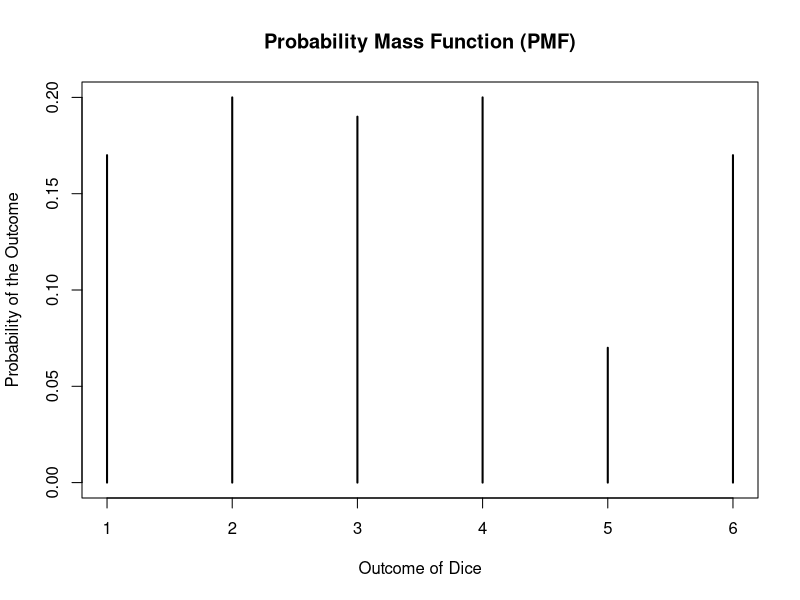
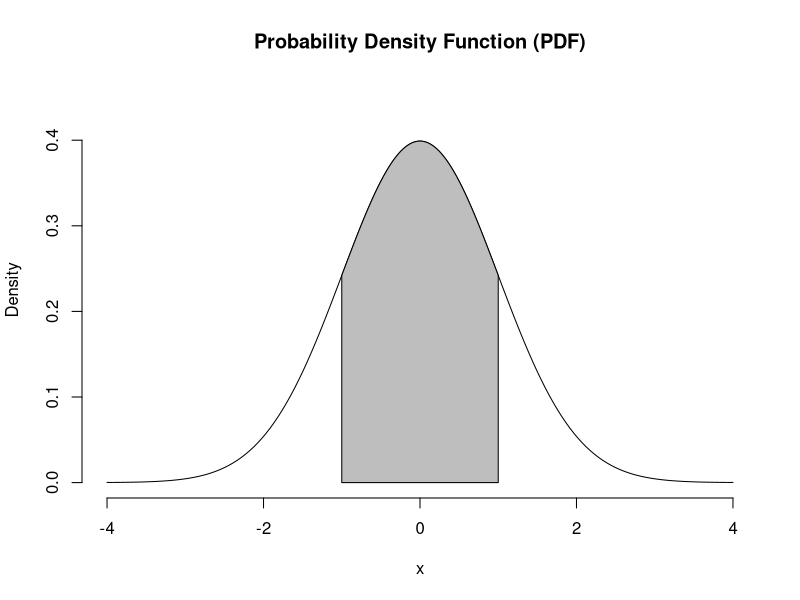
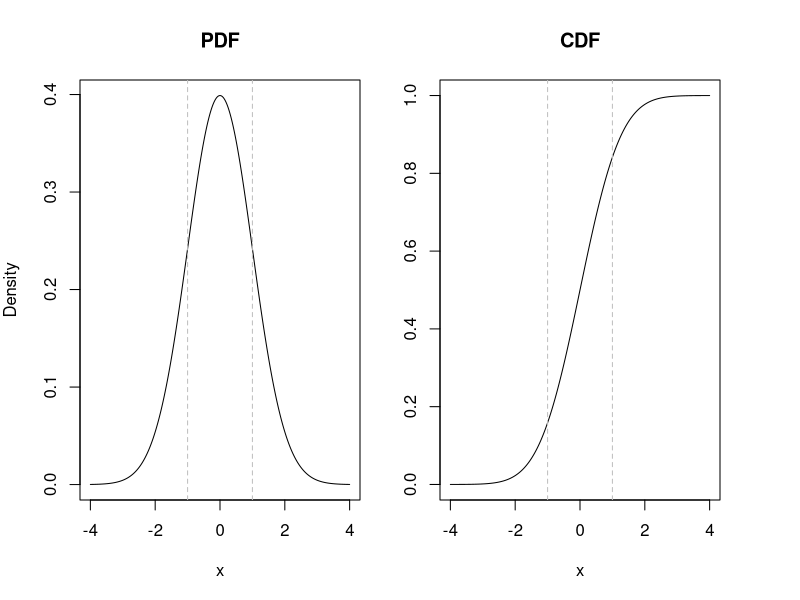

Write R code to recreate these figures, in order.
## ---- chunk 1
# d for dice
d <- sample(1:6, size = 100, replace = TRUE)
d
## ---- chunk 2
table(d) / 100
plot(table(d) / 100,
     xlab = "Outcome of Dice",
     ylab = "Probability of the Outcome")

# Add a title
title("Probability Mass Function (PMF)")
## ---- chunk 3
d <- sample(1:6, size = 1000000, replace = TRUE)
table(d) / 1000000
## ---- chunk 4
# Generate x values for the range of interest
x <- seq(-4, 4, 0.01)

# Compute corresponding y values using the standard normal density function
y <- dnorm(x, mean = 0, sd = 1)

# Create a blank plot with the desired x-axis limits and y-axis labels
plot(x, y, type = "l", xlab = "x", ylab = "Density", xlim = c(-4, 4), ylim = c(0, 0.45), axes = F)

# Fill the region between -1 and 1 with gray color
polygon(c(-1, x[x >= -1 & x <= 1], 1), c(0, y[x >= -1 & x <= 1], 0), col = "gray")

axis(1)
axis(2)

# Add a title
title("Probability Density Function (PDF)")
## ---- chunk 5
# Generate x values for the range of interest
x <- seq(-4, 4, 0.01)

# Compute corresponding y values for PDF and CDF
PDF <- dnorm(x, mean = 0, sd = 1)
CDF <- pnorm(x, mean = 0, sd = 1)

# Set up a layout with two plots side by side
layout(matrix(c(1, 2), nrow = 1, ncol = 2), widths = c(0.5, 0.5))

# Plot PDF on the left
par(mar = c(5, 4, 4, 2))
plot(x, PDF, type = "l", xlab = "x", ylab = "Density", main = "PDF")
abline(v = c(-1, 1), lty = 2, col = "gray")  # Add vertical lines at -1 and 1

# Plot CDF on the right
par(mar = c(5, 2, 4, 4))
plot(x, CDF, type = "l", xlab = "x", ylab = "Probability", main = "CDF")
abline(v = c(-1, 1), lty = 2, col = "gray")  # Add vertical lines at -1 and 1
